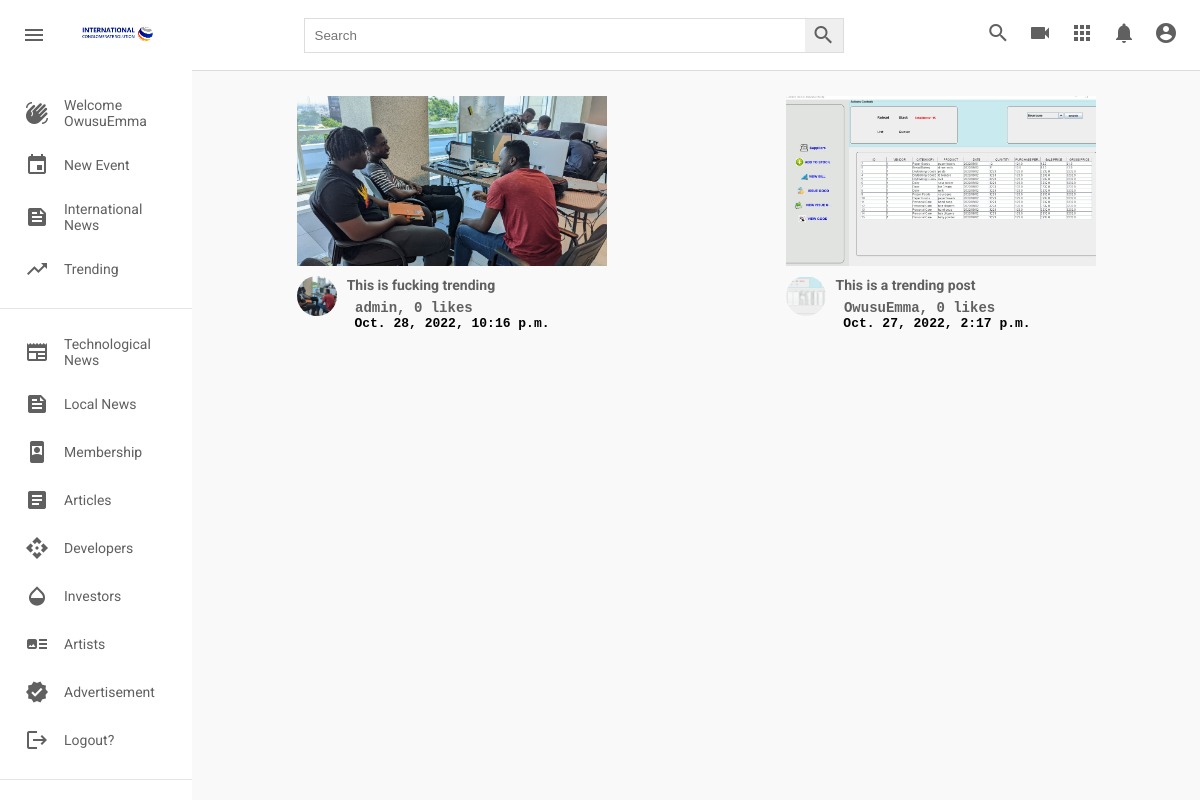
The page /trending/ (signed in) on the database its author committed.
### post/models.py (models this page shows, shortened)
class TreandingPost(models.Model):
    title = models.CharField(max_length=500, verbose_name="title", blank=True)
    picture = models.ImageField(upload_to=user_directory_path, verbose_name="Picture", null=True)
    caption = models.CharField(max_length=500000, verbose_name="Caption")
    posted = models.DateTimeField(auto_now_add=True)
    tag = models.ManyToManyField(Tag, related_name="trendingPostTag")
    user = models.ForeignKey(User, on_delete=models.CASCADE)
    likes = models.IntegerField(default=0)

### post/views.py (the view)
# urls.py: path('trending/', views.trending, name="trending"),
def trending(request):
    search_post = request.GET.get('search')
    if search_post:
        posts = TreandingPost.objects.filter(Q(title__icontains=search_post) | Q(caption__icontains=search_post))
    else:
        posts = TreandingPost.objects.all().order_by("-posted")
    context = {
        'trending_items' :  posts
    }
    return render(request, "trending.html", context)

### templates/trending.html (shortened to what this page needs)
{% extends 'base.html' %}
{% load static %}
   {% block content %}
      <div class="videos">
        <div class="videos__container">
          {% for trend in trending_items %}
          <div class="video">
            <div class="video__thumbnail">
              <a href="{% url 'trending_detailed_page' trend.id %}"><img src="{{ trend.picture.url }}" alt="" /></a>
            </div>
            <div class="video__details">
              <div class="author">
                <img
                  src="{{ trend.picture.url }}"
                  alt=""
                />
              </div>
              <div class="title">
                <h3> <a href="{% url 'trending_detailed_page' trend.id %}"> {{trend.title}}</a></h3>
                 <pre><b><a href="{% url 'trending_detailed_page' trend.id %}"> {{trend.user.username}}, {{trend.likes}} likes </a></b></pre>
                <pre> <b>{{trend.posted}}</b></pre>
              </div>
            </div>
          </div>
          {% endfor %}
        </div>
      </div>
    </div>
   {% endblock content %}

### templates/base.html (shortened to what this page needs)
{% load static %}
<html lang="en">
  <head>
    <link rel="stylesheet" href={% static 'styles.css'%} />
  </head>
  <body>
    {% if user.is_authenticated %}
    <div class="header">
      <div class="header__left">
        <i id="menu" class="material-icons">menu</i>
        <img
          src={% static 'images/mainlogo.jpg'%}
          alt=""
        />
      </div>
      <div class="header__search">
        <form action="">
          <input type="text" placeholder="Search" aria-label="Search" name="search" type="search" />
          <button><i class="material-icons">search</i></button>
        </form>
      </div>
      <div class="header__icons">
        <i class="material-icons display-this">search</i>
        <i class="material-icons">videocam</i>
        <i class="material-icons">apps</i>
        <i class="material-icons">notifications</i>
        <a href="{% url 'profile' request.user.username %}"
        class="nav-item nav-link {% if request.user.username in request.path %}active{% endif %}">
        <i class="material-icons display-this">account_circle</i>
        </a>
      </div>
    </div>
    <div class="mainBody">
      <div class="sidebar">
        <div class="sidebar__categories">
          <div class="sidebar__category">
            <i class="material-icons">waving_hand</i>
            <span>Welcome {{ user.username }}</span>
          </div>
          <div class="sidebar__category">
            <i class="material-icons">event</i>
            <span><a style="text-decoration:none; color: rgb(96, 96, 96);" href="{% url 'newevent' %}">New Event</a></span>
          </div>
          <div class="sidebar__category">
            <i class="material-icons">feed</i>
            <span><a style="text-decoration:none; color: rgb(96, 96, 96);" href="{% url 'internationalnews' %}">International News</a></span>
          </div>
          <div class="sidebar__category">
            <i class="material-icons">trending_up</i>
            <span><a style="text-decoration:none; color: rgb(96, 96, 96);" href="{% url 'trending' %}">Trending</a></span>
          </div>
        </div>
        <hr />
        <div class="sidebar__categories">
          <div class="sidebar__category">
            <i class="material-icons">newspaper</i>
            <span><a style="text-decoration:none; color: rgb(96, 96, 96);" href="{% url 'technologicalnews' %}">Technological News</a></span>
          </div>
          <div class="sidebar__category">
            <i class="material-icons">feed</i>
            <span><a style="text-decoration:none; color: rgb(96, 96, 96);" href="{% url 'localnews' %}">Local News</a></span>
          </div>
          <div class="sidebar__category">
            <i class="material-icons">remember_me</i>
            <span>Membership</span>
          </div>
          <div class="sidebar__category">
            <i class="material-icons">article</i>
            <span><a style="text-decoration:none; color: rgb(96, 96, 96);" href="{% url 'article' %}">Articles</a></span>
          </div>
          <div class="sidebar__category">
            <i class="material-icons">api</i>
            <span>Developers</span>
          </div>
          <div class="sidebar__category">
            <i class="material-icons">opacity</i>
            <span>Investors</span>
          </div>
          <div class="sidebar__category">
            <i class="material-icons">art_track</i>
            <span> Artists</span>
          </div>
          <div class="sidebar__category">
            <i class="material-icons">verified</i>
            <span>Advertisement</span>
          </div>
          <div class="sidebar__category">
            <i class="material-icons">logout</i>
            <span><a style="text-decoration:none; color: rgb(96, 96, 96);" href="{% url 'logout' %}">Logout?</a></span>
          </div>
        </div>
        <hr />
      </div>
      {% else %}
        <div class="alert alert-success" role="alert">
            <h3>Welcome!</h3>
            <a href="{% url 'register' %}">Signup</a>
            <a href="{% url 'login' %}">Login</a>
        </div>
      {% endif %}
    {% block content %}
    {% endblock content %}
  </body>
</html>

### static/styles.css (style rules this page uses)
* { margin: 0; padding: 0; box-sizing: border-box; }
body { font-family: 'Roboto', sans-serif; }
.material-icons { color: rgb(96, 96, 96); }
.header { display: flex; justify-content: space-between; align-items: center; height: 70px; padding: 15px; }
.header__left { display: flex; align-items: center; }
.header__left img { width: 100px; margin-left: 15px; }
.header i { padding: 0 7px; cursor: pointer; }
.header__search form { border: 1px solid #ddd; height: 35px; margin: 0; padding: 0; display: flex; }
.header__search input { width: 500px; padding: 10px; margin: 0; border-radius: 0; border: none; height: 100%; }
.header__search button { padding: 0; margin: 0; height: 100%; border: none; border-radius: 0; }
.mainBody { height: calc(100vh - 70px); display: flex; overflow: hidden; }
.sidebar { height: 100%; width: 230px; background-color: white; overflow-y: scroll; }
.sidebar__categories { width: 100%; display: flex; flex-direction: column; margin-bottom: 15px; margin-top: 15px; }
.sidebar__category { display: flex; align-items: center; padding: 12px 25px; }
.sidebar__category span { margin-left: 15px; }
hr { height: 1px; background-color: #e5e5e5; border: none; }
.videos { background-color: #f9f9f9; width: 100%; height: 100%; padding: 15px 15px; border-top: 1px solid #ddd; overflow-y: scroll; }
.videos__container { display: flex; flex-direction: row; justify-content: space-around; flex-wrap: wrap; }
.video { width: 310px; margin-bottom: 30px; }
.video__thumbnail { width: 100%; height: 170px; }
.video__thumbnail img { object-fit: cover; height: 100%; width: 100%; }
.author img { object-fit: cover; border-radius: 50%; height: 40px; width: 40px; margin-right: 10px; }
.video__details { display: flex; margin-top: 10px; }
.title { display: flex; flex-direction: column; }
.title h3 { color: rgb(3, 3, 3); line-height: 18px; font-size: 14px; margin-bottom: 6px; }
.title a, span { text-decoration: none; color: rgb(96, 96, 96); font-size: 14px; }
.detailPage_title a, span { text-decoration: none; color: rgb(96, 96, 96); font-size: 14px; }

### rows shown on the page
TreandingPost: picture (picture), title "This is fucking trending", user.username "admin", likes "0", posted "Oct. 28, 2022, 10:16 p.m."
TreandingPost: picture (picture), title "This is a trending post", user.username "OwusuEmma", likes "0", posted "Oct. 27, 2022, 2:17 p.m."

### other values the page prints
{{ user.username }} "OwusuEmma"
